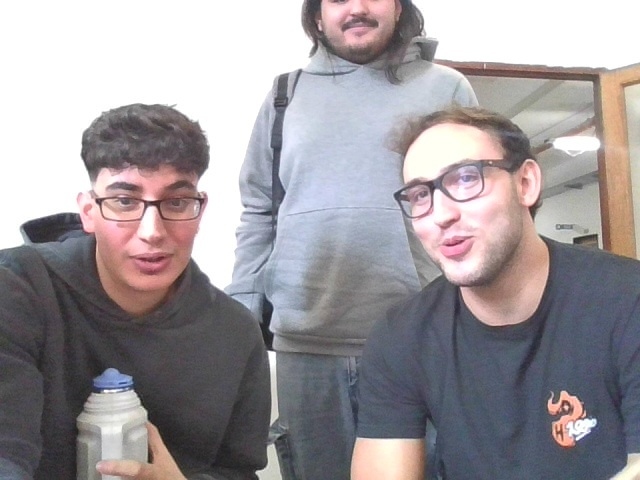
#> input picture captured_image.jpg, 640 x 480 px, given in place of the camera
$ python create_data.py
#> lines starting #> are read from the running program, lines starting #| are printed output that depends on the picture; after the words box and inside, x2 and y2 are one past the last pixel; in counts of white or black regions, pixels touching at a corner belong together
# OpenCV Facial Recognition
# Written + Documented by Abdullah Khan

# create_data.py
# script used to create a dataset of someone's face

# import openCV, numpy, and system-related modules
import cv2, numpy, sys, os, time
# change the paths below to the location where these files are on your machine
haar_file = 'haarcascade_frontalface_default.xml'
# All of the faces data (images) will be stored here
datasets = r'C:\Users\tomas\OneDrive\Escritorio\Facultad\Soporte 2024\face-recognition-master\faces'
# Sub dataset in 'faces' folder. Each folder is specific to an individual person
# change the name below when creating a new dataset for a new person
sub_dataset = r'C:\Users\tomas\OneDrive\Escritorio\Facultad\Soporte 2024\face-recognition-master\faces\emilia'

# join the paths to include the sub_dataset folder
path = os.path.join(datasets, sub_dataset)
# if sub_dataset folder doesn't already exist, make the folder with the name defined above
if not os.path.isdir(path):
    os.mkdir(path)

# defining the size of images
(width, height) = (130, 100)

face_cascade = cv2.CascadeClassifier(haar_file)
# use '0' for internal (built-in) webcam or '1' for external ones
webcam = cv2.VideoCapture(0)
# returns true or false (if the camera is on or not)
print("Webcam is open? ", webcam.isOpened())
# wait for the camera to turn on (just to be safe, in case the camera needs time to load up)
time.sleep(2)
#Takes pictures of detected face and saves them
count = 1
print("Taking pictures...")
# this takes 100 pictures of your face. Change this number if you want.
# Having too many images, however, might slow down the program
while count < 101:
    # im = camera stream
    ret_val, im = webcam.read()
#> im is the input picture: shape (480, 640, 3); mean B, G, R 155.9, 152.1, 157.4
    # if it recieves something from the webcam...
    if ret_val == True:
        gray = cv2.cvtColor(im, cv2.COLOR_BGR2GRAY)
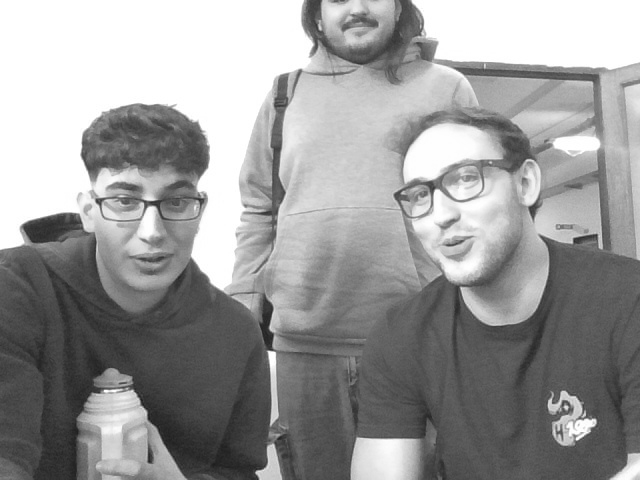
#> gray: shape (480, 640); min 29, max 255, mean 154.1
        # detect face using the haar cascade file
        faces = face_cascade.detectMultiScale(gray, 1.3, 4)
#> faces = [[386, 124, 151, 151], [76, 140, 151, 151]]
        for (x,y,w,h) in faces:
            # draws a rectangle around your face when taking pictures
            # this is to create a ROI (region of interest) so it only takes pictures of your face
            cv2.rectangle(im,(x,y),(x+w,y+h),(0,255,0),2)
            # define 'face' as the inside of the rectangle we made above and make it grayscale
            face = gray[y:y + h, x:x + w]
            # resize the face images to the size of the 'face' variable above (i.e: area captured inside of the rectangle)
            face_resize = cv2.resize(face, (width, height))
            # save images with their corresponding number
            cv2.imwrite('%s/%s.png' % (path,count), face_resize)
#> this loop made 2 passes
#> pass 1, `face = gray[y:y + h, x:x + w]`:
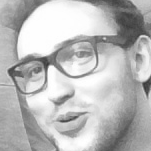
#> face: shape (151, 151); min 57, max 255, mean 185.3
#> pass 1, `face_resize = cv2.resize(face, (width, height))`:
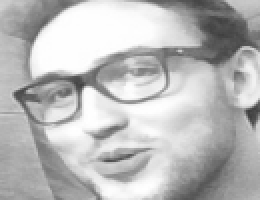
#> face_resize: shape (100, 130) (shown 2 times larger); min 61, max 255, mean 185.2
#> pass 2, `face = gray[y:y + h, x:x + w]`:
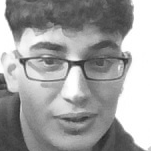
#> face: shape (151, 151); min 39, max 255, mean 158.7
#> pass 2, `face_resize = cv2.resize(face, (width, height))`:
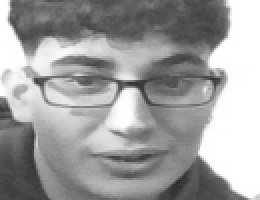
#> face_resize: shape (100, 130) (shown 2 times larger); min 42, max 255, mean 158.6
#> after the loop:
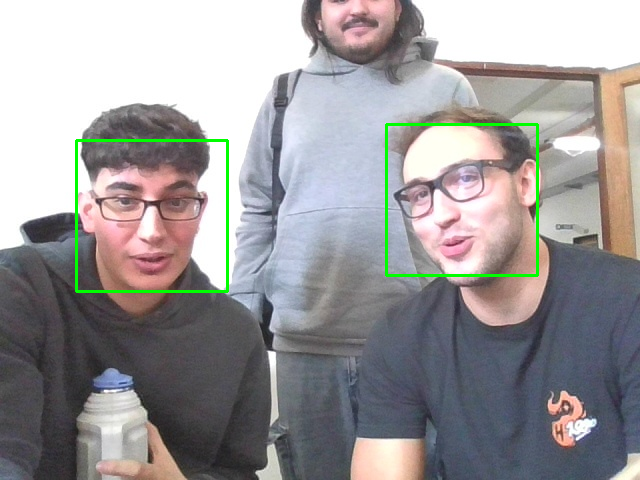
#> im: shape (480, 640, 3); 1.18% of pixels changed, all inside (x1, y1, x2, y2) = (75, 123, 539, 293)
        count += 1
        # display the openCV window
        cv2.imshow('OpenCV', im)
        key = cv2.waitKey(20)
#> (key Esc is pressed here)
        # press esc to stop the loop
        if key == 27:
            break
print("Sub dataset for your face has been created.")
webcam.release()
cv2.destroyAllWindows()
